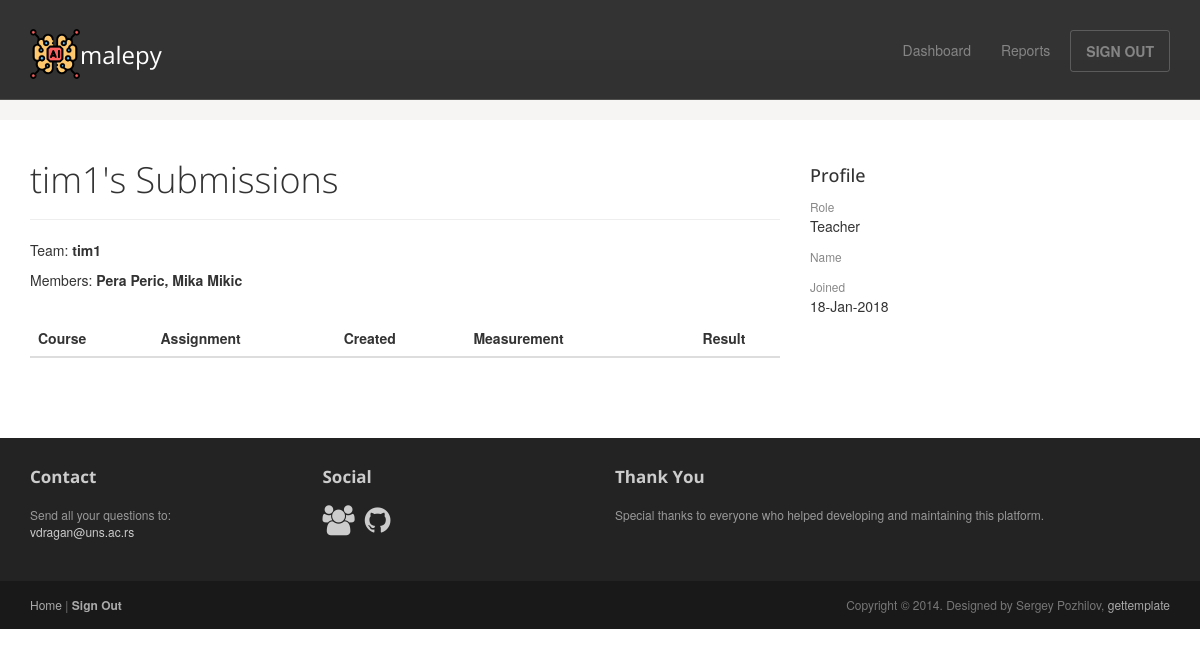
/history/2/ (signed in), run on the app's committed database.
### malepy/models.py (models this page shows, shortened)
class User(AbstractUser):
    user_role = models.IntegerField(null=False, blank=False, default=0)  # 0 = teacher, 1 = student
    members = models.CharField(max_length=200, null=True, blank=True)

### malepy/views.py (the view)
# urls.py: url(r'^history/(?P<user_id>[0-9]+)/$', views.history, name='history'),
@login_required(login_url='/')
def history(request, user_id):
    this_user = get_object_or_404(User, pk=user_id)
    submissions = Submission.objects.filter(user=this_user).order_by('-created')
    context = {"display_user": this_user, "submissions": submissions}
    return render(request, 'malepy/history.html', context=context)

### malepy/templates/malepy/history.html (shortened to what this page needs)
{% extends "malepy/user_base.html" %}
{% block article %}
    <header class="page-header">
        <h1 class="page-title">{{ display_user.username }}'s Submissions</h1>
    </header>
    {% if user.id != display_user.id %}
        {% if display_user.members %}
            <p>Team: <b>{{ display_user.username }}</b></p>
            <p>Members: <b>{{ display_user.members }}</b></p>
        {% else %}
            <p>Student: <b>{{ display_user.first_name }} {{ display_user.last_name }}</b></p>
        {% endif %}
        <br>
    {% endif %}
    <table class="table">
        <thead>
            <th>Course</th>
            <th>Assignment</th>
            <th>Created</th>
            <th>Measurement</th>
            <th class="text-center">Result</th>
        </thead>
    </table>
{% endblock %}

### malepy/templates/malepy/user_base.html (shortened to what this page needs)
<!DOCTYPE html>
<html lang="en">
<head>
    {% load staticfiles %}
	<link rel="stylesheet" href="{% static 'malepy/css/bootstrap.min.css' %}">
	<link rel="stylesheet" href="{% static 'malepy/css/font-awesome.min.css' %}">
	<link rel="stylesheet" href="{% static 'malepy/css/bootstrap-theme.css' %}" media="screen" >
	<link rel="stylesheet" href="{% static 'malepy/css/main.css' %}">
</head>
<body class="home">
	<div class="navbar navbar-inverse navbar-fixed-top headroom" >
		<div class="container">
			<div class="navbar-header">
				<a class="navbar-brand" href="/"><img src="{% static 'malepy/images/artificial-intelligence.png' %}" alt="MaLePY Platform">malepy</a>
			</div>
			<div class="navbar-collapse collapse">
				<ul class="nav navbar-nav pull-right">
					<li><a href="{% url 'malepy:dashboard' %}">Dashboard</a></li>
                    {% if user.user_role %}
                        <li><a href="{% url 'malepy:history' user.id %}">Submissions</a></li>
                    {% else %}
                        <li><a href="{% url 'malepy:reports' %}">Reports</a></li>
                    {% endif %}
					<li><a class="btn" href="{% url 'malepy:logout' %}">SIGN OUT</a></li>
				</ul>
			</div>
		</div>
	</div>
     <div class="jumbotron top-space">
    </div>
	<div class="container">
		<div class="row">
			<article class="col-sm-8 maincontent">
				{% block article %}
                {% endblock %}
			</article>
			<aside class="col-sm-4 sidebar sidebar-right">
				<div class="widget">
					<h4>Profile</h4>
					<ul class="list-unstyled list-spaces">
                        {% if user.user_role %}
                            {% if user.members %}
                                <li><span class="small text-muted">Role</span><p>Team of Students</p></li>
                                <li><span class="small text-muted">Members</span><p>{{ user.members }}</p>
                                </li>
                            {% else %}
                                <li><span class="small text-muted">Role</span><p>Student</p></li>
                                <li><span class="small text-muted">Name</span><p>{{ user.first_name }} {{ user.last_name }}</p></li>
                            {% endif %}
                        {% else %}
                            <li><span class="small text-muted">Role</span><p>Teacher</p></li>
                            <li><span class="small text-muted">Name</span><p>{{ user.first_name }} {{ user.last_name }}</p></li>
                        {% endif %}
                        <li><span class="small text-muted">Joined</span><p>{{ user.date_joined|date:"d-M-Y" }}</p></li>
					</ul>
				</div>
			</aside>
		</div>
	</div>
	<footer id="footer" class="top-space">
		<div class="footer1">
			<div class="container">
				<div class="row">
					<div class="col-md-3 widget">
						<h3 class="widget-title">Contact</h3>
						<div class="widget-body">
							<p>Send all your questions to:<br>
								<a href="mailto:vdragan@uns.ac.rs">vdragan@uns.ac.rs</a><br>
							</p>
						</div>
					</div>
					<div class="col-md-3 widget">
						<h3 class="widget-title">Social</h3>
						<div class="widget-body">
							<p class="follow-me-icons">
								<a href="http://informatika.ftn.uns.ac.rs/"><i class="fa fa-group fa-2"></i></a>
								<a href="https://github.com/ftn-ai-lab/"><i class="fa fa-github fa-2"></i></a>
							</p>
						</div>
					</div>
					<div class="col-md-6 widget">
						<h3 class="widget-title">Thank You</h3>
						<div class="widget-body">
                            <p>Special thanks to everyone who helped developing and maintaining this platform.</p>
						</div>
					</div>
				</div>
			</div>
		</div>
		<div class="footer2">
			<div class="container">
				<div class="row">
					<div class="col-md-6 widget">
						<div class="widget-body">
							<p class="simplenav">
								<a href="/">Home</a> |
								<b><a href="{% url 'malepy:logout' %}">Sign Out</a></b>
							</p>
						</div>
					</div>
					<div class="col-md-6 widget">
						<div class="widget-body">
							<p class="text-right">
								Copyright &copy; 2014. Designed by Sergey Pozhilov, <a href="http://gettemplate.com/" rel="designer">gettemplate</a>
							</p>
						</div>
					</div>
				</div>
			</div>
		</div>
	</footer>
</body>
</html>

### malepy/static/malepy/css/main.css (style rules this page uses)
.headroom { -webkit-transition: all 0.4s ease-out; -moz-transition: all 0.4s ease-out; -o-transition: all 0.4s ease-out; transition: all 0.4s ease-out; }
h1, h2, h3, h4, h5, h6 { font-family:"Open sans", Helvetica, Arial; }
h1, .h1, h2, .h2, h3, .h3 { margin-top:30px; }
.page-title { margin-top:20px; font-weight:300; }
.text-muted { color:#888; }
ul.list-spaces li { margin-bottom:10px; }
.top-space { margin-top: 60px; }
img { max-width:100%; }
.sidebar { padding-top:36px; padding-bottom:30px; }
.sidebar .widget { margin-bottom:20px; }
.footer1 { background: #232323; padding: 30px 0 0 0; font-size: 12px; color: #999; }
.footer1 a { color: #ccc; }
.footer1 .widget { margin-bottom:30px; }
.footer1 .widget-title { font-size: 17px; font-weight: bold; color: #ccc; margin: 0 0 20px; }
.follow-me-icons { font-size:30px; }
.follow-me-icons i { float:left; margin:0 10px 0 0; }
.footer2 { background: #191919; padding: 15px 0; color: #777; font-size: 12px; }
.footer2 a { color: #aaa; }
.footer2 p { margin: 0; }

### data on the page
User: username "tim1", members "Pera Peric, Mika Mikic"
User: date_joined "18-Jan-2018"
